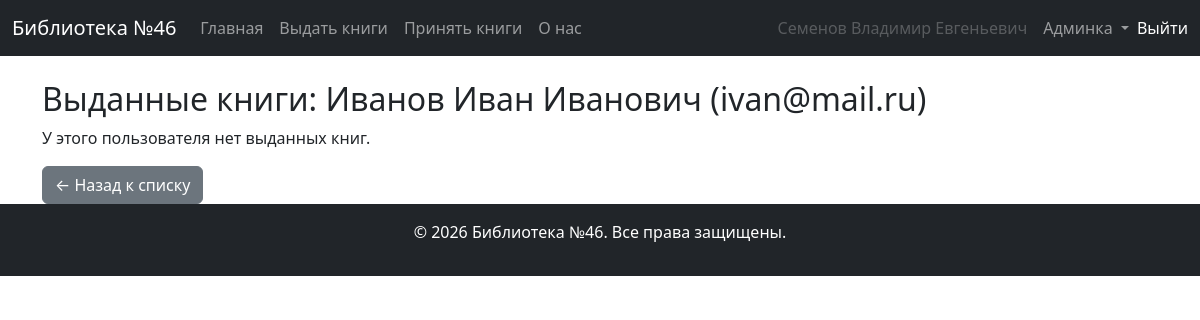
The page /staff/user/2/borrowed/ (signed in) on the database as committed earlier.
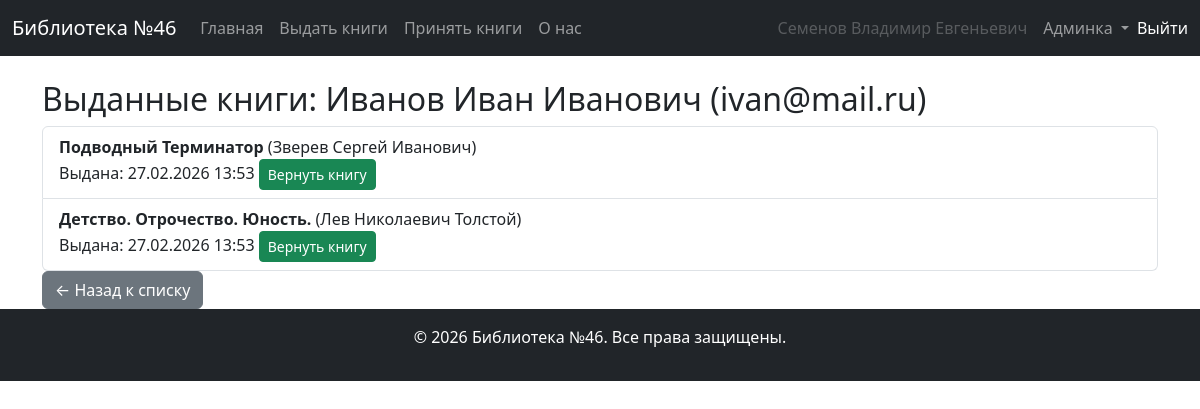
The same page on the database as committed later.
### lib_app/models.py (models this page shows, shortened)
class BorrowedBook(models.Model):
    user = models.ForeignKey(
        settings.AUTH_USER_MODEL,
        on_delete=models.CASCADE
    )
    book = models.ForeignKey(Book, on_delete=models.CASCADE)
    borrowed_at = models.DateTimeField(auto_now_add=True)
    returned_at = models.DateTimeField(null=True, blank=True)
    returned = models.BooleanField(default=False)

class Book(models.Model):
    title = models.CharField(max_length=255)
    author = models.ForeignKey(
        Author,
        on_delete=models.SET_NULL,
        related_name='books',
        null=True,
        blank=True
    )
    publisher = models.ForeignKey(
        Publisher,
        on_delete=models.SET_NULL,
        related_name='books',
        null=True,
        blank=True
    )
    isbn = models.CharField(
        max_length=13,                                          # ISBN должен содержать ровно 13 цифр
        null=True,
        blank=True
    )
    year = models.PositiveIntegerField(
        null=True,
        blank=True,
        validators=[
            MinValueValidator(1),                               # Год должен быть ≥ 1
            MaxValueValidator(datetime.now().year)              # Не больше текущего года
        ]
    )
    short_description = models.TextField(
        default="",
        null=True,
        blank=True
    )
    key_words = models.TextField(
        default="",
        null=True,
        blank=True
    )
    available = models.BooleanField(default=True)               # доступна ли для выдачи
    times_of_issued = models.PositiveIntegerField(default=0)    # сколько раз выдана книга

class Author(models.Model):
    name = models.CharField(max_length=200)
    date_of_birth = models.DateField(null=True, blank=True)
    date_of_death = models.DateField(null=True, blank=True)

### lib_app/views.py (the view)
# urls.py: path('staff/user/<int:user_id>/borrowed/', views.UserBorrowedBooksDetailView.as_view(), name='user_borrowed_books_detail'),
class UserBorrowedBooksDetailView(LoginRequiredMixin, UserPassesTestMixin, DetailView):
    model = CustomUser
    template_name = 'lib_app/user_borrowed_books_detail.html'
    context_object_name = 'borrower'
    pk_url_kwarg = 'user_id'
    def test_func(self):
        return self.request.user.is_staff
    def get_context_data(self, **kwargs):
        context = super().get_context_data(**kwargs)
        context['borrowed_books'] = BorrowedBook.objects.filter(user=self.object).order_by('-borrowed_at')
        return context

### lib_app/templates/lib_app/user_borrowed_books_detail.html (shortened to what this page needs)
{% extends "base.html" %}
{% block content %}
<h2>Выданные книги: {{ borrower.full_name }} ({{ borrower.email }})</h2>
{% if borrowed_books %}
  <ul class="list-group">
    {% for bb in borrowed_books %}
      <li class="list-group-item">
        <strong>{{ bb.book.title }}</strong> ({{ bb.book.author.name }})
        <br>
        Выдана: {{ bb.borrowed_at|date:"d.m.Y H:i" }}
        {% if bb.returned %}
          <span class="text-success">[Возвращена {{ bb.returned_at|date:"d.m.Y" }}]</span>
        {% else %}
          <form method="post" action="{% url 'return_book' bb.id %}" style="display: inline;">
            <button type="submit" class="btn btn-sm btn-success"
                    onclick="return confirm('Вернуть книгу «{{ bb.book.title }}»?')">
              Вернуть книгу
            </button>
          </form>
        {% endif %}
      </li>
    {% endfor %}
  </ul>
{% else %}
  <p>У этого пользователя нет выданных книг.</p>
{% endif %}
<a href="{% url 'borrowing_users_list' %}" class="btn btn-secondary">← Назад к списку</a>
{% endblock %}

Rows that differ between the two databases and show on the page:
added BorrowedBook: book "Подводный Терминатор", book.author.name "Зверев Сергей Иванович", borrowed_at "27.02.2026 13:53"
added BorrowedBook: book "Детство. Отрочество. Юность.", book.author.name "Лев Николаевич Толстой", borrowed_at "27.02.2026 13:53"
Other text that changed with them:
text no longer shown: "У этого пользователя нет выданных книг."
